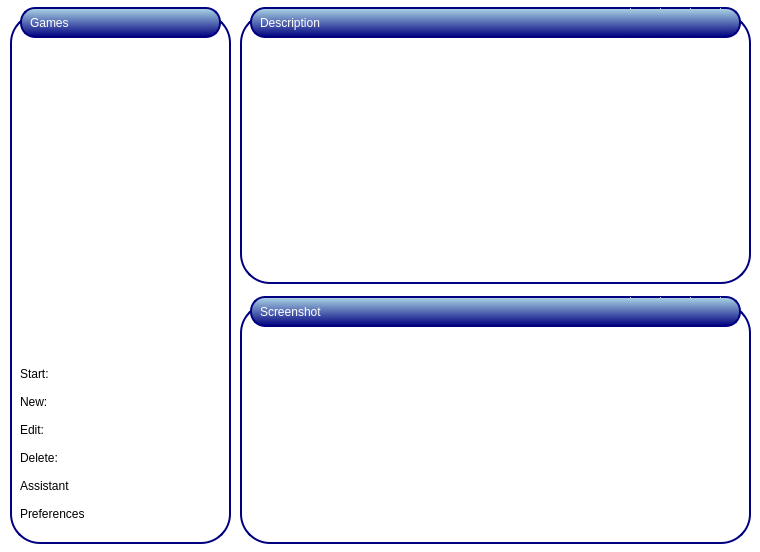
<?xml version="1.0" encoding="UTF-8"?>
<ui version="4.0">
 <class>UiDBoxFE</class>
 <widget class="QWidget" name="UiDBoxFE">
  <property name="geometry">
   <rect>
    <x>0</x>
    <y>0</y>
    <width>760</width>
    <height>552</height>
   </rect>
  </property>
  <property name="minimumSize">
   <size>
    <width>760</width>
    <height>552</height>
   </size>
  </property>
  <property name="maximumSize">
   <size>
    <width>760</width>
    <height>552</height>
   </size>
  </property>
  <property name="windowTitle">
   <string>DBoxFE - Startscreen</string>
  </property>
  <property name="windowIcon">
   <iconset resource="../../../resource/dboxfe.qrc">
    <normaloff>:/pics/images/default.png</normaloff>:/pics/images/default.png</iconset>
  </property>
  <property name="styleSheet">
   <string notr="true">
#UiDBoxFE {
	background-color: white;
}

#textEditGameDescription {
	padding-top: 25px;
	padding-bottom: 10px;
	padding-left: 10px;
	padding-right: 10px;
	border: solid;
	border-width: 2px;
	border-style: solid;
	border-color: navy;
	border-radius: 30px;
	background-color: white;
}

#labelGameScreenshot {
	padding-top: 25px;
	padding-bottom: 10px;
	padding-left: 10px;
	padding-right: 10px;
	border: solid;
	border-width: 2px;
	border-style: solid;
	border-color: navy;
	border-radius: 30px;
	background-color: white;
}

#frameGame {
	padding-top: 1px;
	border: solid;
	border-width: 2px;
	border-style: solid;
	border-color: navy;
	border-radius: 30px;
	background-color: white;
}

#labelGameSreenshotHeader {
	background-color: qlineargradient(x1: 0, y1: 0, x2: 0, y2: 1, stop: 0 lightblue, stop: 1 navy);
	color: white;
	border-width: 2px;
	padding: 5px;
	border-style: solid;
	border-color: navy;
	border-radius: 15px;
}

#labelGameDescriptionHeader {
	background-color: qlineargradient(x1: 0, y1: 0, x2: 0, y2: 1, stop: 0 lightblue, stop: 1 navy);
	color: white;
	border-width: 2px;
	padding: 5px;
	border-style: solid;
	border-color: navy;
	border-radius: 15px;
}

#labelGameHeader {
	background-color: qlineargradient(x1: 0, y1: 0, x2: 0, y2: 1, stop: 0 lightblue, stop: 1 navy);
	color: white;
	border-width: 2px;
	padding: 5px;
	border-style: solid;
	border-color: navy;
	border-radius: 15px;
}

#btnOpenDescriptionText {
	background-color: qlineargradient(x1: 0, y1: 0, x2: 0, y2: 1, stop: 0 lightblue, stop: 1 navy);
	border-width: 2px;
	padding: 2px;
	border-style: solid;
	border-color: navy;
	border-left: none;
	border-right: none;
	border-radius: 1px;
}

#btnApplyDescriptionText {
	background-color: qlineargradient(x1: 0, y1: 0, x2: 0, y2: 1, stop: 0 lightblue, stop: 1 navy);
	border-width: 2px;
	padding: 2px;
	border-style: solid;
	border-color: navy;
	border-left: none;
	border-right: none;
	border-radius: 1px;
}

#btnClearDescriptionText {
	background-color: qlineargradient(x1: 0, y1: 0, x2: 0, y2: 1, stop: 0 lightblue, stop: 1 navy);
	border-width: 2px;
	padding: 2px;
	border-style: solid;
	border-color: navy;
	border-left: none;
	border-right: none;
	border-radius: 1px;
}

#btnOpenScreenCapture {
	background-color: qlineargradient(x1: 0, y1: 0, x2: 0, y2: 1, stop: 0 lightblue, stop: 1 navy);
	border-width: 2px;
	padding: 2px;
	border-style: solid;
	border-color: navy;
	border-left: none;
	border-right: none;
	border-radius: 1px;
}

#btnApplyScreenCapture {
	background-color: qlineargradient(x1: 0, y1: 0, x2: 0, y2: 1, stop: 0 lightblue, stop: 1 navy);
	color: white;
	border-width: 2px;
	padding: 2px;
	border-style: solid;
	border-color: navy;
	border-left: none;
	border-right: none;
	border-radius: 1px;
}

#btnClearScreenCapture {
	background-color: qlineargradient(x1: 0, y1: 0, x2: 0, y2: 1, stop: 0 lightblue, stop: 1 navy);
	color: white;
	border-width: 2px;
	padding: 2px;
	border-style: solid;
	border-color: navy;
	border-left: none;
	border-right: none;
	border-radius: 1px;
}

#listWidgetGames {
	selection-background-color: qlineargradient(x1: 0, y1: 0, x2: 0, y2: 1, stop: 0 lightblue, stop: 1 navy);
	border: none;
	background-color: white;
}</string>
  </property>
  <widget class="QLabel" name="labelGameScreenshot">
   <property name="enabled">
    <bool>true</bool>
   </property>
   <property name="geometry">
    <rect>
     <x>240</x>
     <y>303</y>
     <width>511</width>
     <height>241</height>
    </rect>
   </property>
   <property name="contextMenuPolicy">
    <enum>Qt::CustomContextMenu</enum>
   </property>
   <property name="styleSheet">
    <string notr="true"/>
   </property>
   <property name="text">
    <string/>
   </property>
   <property name="scaledContents">
    <bool>true</bool>
   </property>
  </widget>
  <widget class="QLabel" name="labelGameSreenshotHeader">
   <property name="geometry">
    <rect>
     <x>250</x>
     <y>296</y>
     <width>491</width>
     <height>31</height>
    </rect>
   </property>
   <property name="minimumSize">
    <size>
     <width>0</width>
     <height>31</height>
    </size>
   </property>
   <property name="maximumSize">
    <size>
     <width>16777215</width>
     <height>31</height>
    </size>
   </property>
   <property name="styleSheet">
    <string notr="true"/>
   </property>
   <property name="frameShape">
    <enum>QFrame::StyledPanel</enum>
   </property>
   <property name="text">
    <string>Screenshot</string>
   </property>
  </widget>
  <widget class="QTextEdit" name="textEditGameDescription">
   <property name="enabled">
    <bool>true</bool>
   </property>
   <property name="geometry">
    <rect>
     <x>240</x>
     <y>13</y>
     <width>511</width>
     <height>271</height>
    </rect>
   </property>
   <property name="cursor" stdset="0">
    <cursorShape>IBeamCursor</cursorShape>
   </property>
   <property name="contextMenuPolicy">
    <enum>Qt::CustomContextMenu</enum>
   </property>
   <property name="styleSheet">
    <string notr="true"/>
   </property>
   <property name="html">
    <string>&lt;!DOCTYPE HTML PUBLIC &quot;-//W3C//DTD HTML 4.0//EN&quot; &quot;http://www.w3.org/TR/REC-html40/strict.dtd&quot;&gt;
&lt;html&gt;&lt;head&gt;&lt;meta name=&quot;qrichtext&quot; content=&quot;1&quot; /&gt;&lt;style type=&quot;text/css&quot;&gt;
p, li { white-space: pre-wrap; }
&lt;/style&gt;&lt;/head&gt;&lt;body style=&quot; font-family:'MS Shell Dlg 2'; font-size:8.25pt; font-weight:400; font-style:normal;&quot;&gt;
&lt;p style=&quot;-qt-paragraph-type:empty; margin-top:0px; margin-bottom:0px; margin-left:0px; margin-right:0px; -qt-block-indent:0; text-indent:0px; font-size:8pt;&quot;&gt;&lt;/p&gt;&lt;/body&gt;&lt;/html&gt;</string>
   </property>
  </widget>
  <widget class="QLabel" name="labelGameDescriptionHeader">
   <property name="geometry">
    <rect>
     <x>250</x>
     <y>7</y>
     <width>491</width>
     <height>31</height>
    </rect>
   </property>
   <property name="styleSheet">
    <string notr="true"/>
   </property>
   <property name="frameShape">
    <enum>QFrame::StyledPanel</enum>
   </property>
   <property name="text">
    <string>Description</string>
   </property>
  </widget>
  <widget class="QToolButton" name="btnOpenDescriptionText">
   <property name="geometry">
    <rect>
     <x>630</x>
     <y>7</y>
     <width>31</width>
     <height>31</height>
    </rect>
   </property>
   <property name="styleSheet">
    <string notr="true"/>
   </property>
   <property name="icon">
    <iconset resource="../../../resource/dboxfe.qrc">
     <normaloff>:/pics/images/folder-open_16.png</normaloff>:/pics/images/folder-open_16.png</iconset>
   </property>
  </widget>
  <widget class="QToolButton" name="btnApplyDescriptionText">
   <property name="geometry">
    <rect>
     <x>660</x>
     <y>7</y>
     <width>31</width>
     <height>31</height>
    </rect>
   </property>
   <property name="styleSheet">
    <string notr="true"/>
   </property>
   <property name="icon">
    <iconset resource="../../../resource/dboxfe.qrc">
     <normaloff>:/pics/images/apply_16.png</normaloff>:/pics/images/apply_16.png</iconset>
   </property>
  </widget>
  <widget class="QToolButton" name="btnClearDescriptionText">
   <property name="geometry">
    <rect>
     <x>690</x>
     <y>7</y>
     <width>31</width>
     <height>31</height>
    </rect>
   </property>
   <property name="styleSheet">
    <string notr="true"/>
   </property>
   <property name="icon">
    <iconset resource="../../../resource/dboxfe.qrc">
     <normaloff>:/pics/images/cancel_16.png</normaloff>:/pics/images/cancel_16.png</iconset>
   </property>
  </widget>
  <widget class="QLabel" name="frameGame">
   <property name="geometry">
    <rect>
     <x>10</x>
     <y>13</y>
     <width>221</width>
     <height>531</height>
    </rect>
   </property>
   <property name="styleSheet">
    <string notr="true"/>
   </property>
   <property name="text">
    <string/>
   </property>
  </widget>
  <widget class="QWidget" name="layoutWidget">
   <property name="geometry">
    <rect>
     <x>20</x>
     <y>44</y>
     <width>201</width>
     <height>481</height>
    </rect>
   </property>
   <layout class="QGridLayout" name="glGames">
    <item row="0" column="0">
     <widget class="QListWidget" name="listWidgetGames">
      <property name="contextMenuPolicy">
       <enum>Qt::CustomContextMenu</enum>
      </property>
      <property name="styleSheet">
       <string notr="true"/>
      </property>
     </widget>
    </item>
    <item row="1" column="0">
     <layout class="QGridLayout" name="glButtonGroup">
      <item row="0" column="0">
       <layout class="QHBoxLayout" name="hlStartGame">
        <item>
         <widget class="QLabel" name="labelStartGame">
          <property name="minimumSize">
           <size>
            <width>110</width>
            <height>0</height>
           </size>
          </property>
          <property name="maximumSize">
           <size>
            <width>110</width>
            <height>16777215</height>
           </size>
          </property>
          <property name="styleSheet">
           <string notr="true">border: none;</string>
          </property>
          <property name="text">
           <string>Start:</string>
          </property>
         </widget>
        </item>
        <item>
         <widget class="QPushButton" name="btnStartGame">
          <property name="minimumSize">
           <size>
            <width>0</width>
            <height>22</height>
           </size>
          </property>
          <property name="maximumSize">
           <size>
            <width>16777215</width>
            <height>22</height>
           </size>
          </property>
          <property name="styleSheet">
           <string notr="true">border-style: none;</string>
          </property>
          <property name="text">
           <string/>
          </property>
          <property name="icon">
           <iconset resource="../../../resource/dboxfe.qrc">
            <normaloff>:/pics/images/applications_16.png</normaloff>:/pics/images/applications_16.png</iconset>
          </property>
         </widget>
        </item>
       </layout>
      </item>
      <item row="1" column="0">
       <layout class="QHBoxLayout" name="hlNewProfile">
        <item>
         <widget class="QLabel" name="labelNewProfile">
          <property name="minimumSize">
           <size>
            <width>110</width>
            <height>0</height>
           </size>
          </property>
          <property name="maximumSize">
           <size>
            <width>110</width>
            <height>16777215</height>
           </size>
          </property>
          <property name="styleSheet">
           <string notr="true">border: none;</string>
          </property>
          <property name="text">
           <string>New:</string>
          </property>
         </widget>
        </item>
        <item>
         <widget class="QPushButton" name="btnNewProfile">
          <property name="minimumSize">
           <size>
            <width>0</width>
            <height>22</height>
           </size>
          </property>
          <property name="maximumSize">
           <size>
            <width>16777215</width>
            <height>22</height>
           </size>
          </property>
          <property name="styleSheet">
           <string notr="true">border-style: none;</string>
          </property>
          <property name="text">
           <string/>
          </property>
          <property name="icon">
           <iconset resource="../../../resource/dboxfe.qrc">
            <normaloff>:/pics/images/documents_16.png</normaloff>:/pics/images/documents_16.png</iconset>
          </property>
         </widget>
        </item>
       </layout>
      </item>
      <item row="2" column="0">
       <layout class="QHBoxLayout" name="hlEditProfile">
        <item>
         <widget class="QLabel" name="labelEditProfile">
          <property name="minimumSize">
           <size>
            <width>110</width>
            <height>0</height>
           </size>
          </property>
          <property name="maximumSize">
           <size>
            <width>110</width>
            <height>16777215</height>
           </size>
          </property>
          <property name="styleSheet">
           <string notr="true">border: none;</string>
          </property>
          <property name="text">
           <string>Edit:</string>
          </property>
         </widget>
        </item>
        <item>
         <widget class="QPushButton" name="btnEditProfile">
          <property name="minimumSize">
           <size>
            <width>0</width>
            <height>22</height>
           </size>
          </property>
          <property name="maximumSize">
           <size>
            <width>16777215</width>
            <height>22</height>
           </size>
          </property>
          <property name="styleSheet">
           <string notr="true">border-style: none;</string>
          </property>
          <property name="text">
           <string/>
          </property>
          <property name="icon">
           <iconset resource="../../../resource/dboxfe.qrc">
            <normaloff>:/pics/images/copy_16.png</normaloff>:/pics/images/copy_16.png</iconset>
          </property>
         </widget>
        </item>
       </layout>
      </item>
      <item row="3" column="0">
       <layout class="QHBoxLayout" name="hlDeleteProfile">
        <item>
         <widget class="QLabel" name="labelDeleteProfile">
          <property name="minimumSize">
           <size>
            <width>110</width>
            <height>0</height>
           </size>
          </property>
          <property name="maximumSize">
           <size>
            <width>110</width>
            <height>16777215</height>
           </size>
          </property>
          <property name="styleSheet">
           <string notr="true">border: none;</string>
          </property>
          <property name="text">
           <string>Delete:</string>
          </property>
         </widget>
        </item>
        <item>
         <widget class="QPushButton" name="btnDeleteProfile">
          <property name="minimumSize">
           <size>
            <width>0</width>
            <height>22</height>
           </size>
          </property>
          <property name="maximumSize">
           <size>
            <width>16777215</width>
            <height>22</height>
           </size>
          </property>
          <property name="styleSheet">
           <string notr="true">border-style: none;</string>
          </property>
          <property name="text">
           <string/>
          </property>
          <property name="icon">
           <iconset resource="../../../resource/dboxfe.qrc">
            <normaloff>:/pics/images/trash_16.png</normaloff>:/pics/images/trash_16.png</iconset>
          </property>
         </widget>
        </item>
       </layout>
      </item>
      <item row="4" column="0">
       <layout class="QHBoxLayout" name="hlAssistant">
        <item>
         <widget class="QLabel" name="labelAssistant">
          <property name="minimumSize">
           <size>
            <width>110</width>
            <height>0</height>
           </size>
          </property>
          <property name="maximumSize">
           <size>
            <width>110</width>
            <height>16777215</height>
           </size>
          </property>
          <property name="styleSheet">
           <string notr="true">border: none;</string>
          </property>
          <property name="text">
           <string>Assistant</string>
          </property>
         </widget>
        </item>
        <item>
         <widget class="QPushButton" name="btnAssistant">
          <property name="minimumSize">
           <size>
            <width>0</width>
            <height>22</height>
           </size>
          </property>
          <property name="maximumSize">
           <size>
            <width>16777215</width>
            <height>22</height>
           </size>
          </property>
          <property name="styleSheet">
           <string notr="true">border-style: none;</string>
          </property>
          <property name="text">
           <string/>
          </property>
          <property name="icon">
           <iconset resource="../../../resource/dboxfe.qrc">
            <normaloff>:/pics/images/computer_16.png</normaloff>:/pics/images/computer_16.png</iconset>
          </property>
         </widget>
        </item>
       </layout>
      </item>
      <item row="5" column="0">
       <layout class="QHBoxLayout" name="hlPreference">
        <item>
         <widget class="QLabel" name="labelPreferences">
          <property name="minimumSize">
           <size>
            <width>110</width>
            <height>0</height>
           </size>
          </property>
          <property name="maximumSize">
           <size>
            <width>110</width>
            <height>16777215</height>
           </size>
          </property>
          <property name="styleSheet">
           <string notr="true">border: none;</string>
          </property>
          <property name="text">
           <string>Preferences</string>
          </property>
         </widget>
        </item>
        <item>
         <widget class="QPushButton" name="btnPreferences">
          <property name="minimumSize">
           <size>
            <width>0</width>
            <height>22</height>
           </size>
          </property>
          <property name="maximumSize">
           <size>
            <width>16777215</width>
            <height>22</height>
           </size>
          </property>
          <property name="styleSheet">
           <string notr="true">border-style: none;</string>
          </property>
          <property name="text">
           <string/>
          </property>
          <property name="icon">
           <iconset resource="../../../resource/dboxfe.qrc">
            <normaloff>:/pics/images/preferences.png</normaloff>:/pics/images/preferences.png</iconset>
          </property>
         </widget>
        </item>
       </layout>
      </item>
     </layout>
    </item>
   </layout>
  </widget>
  <widget class="QLabel" name="labelGameHeader">
   <property name="geometry">
    <rect>
     <x>20</x>
     <y>7</y>
     <width>201</width>
     <height>31</height>
    </rect>
   </property>
   <property name="styleSheet">
    <string notr="true"/>
   </property>
   <property name="text">
    <string>Games</string>
   </property>
  </widget>
  <widget class="QToolButton" name="btnApplyScreenCapture">
   <property name="geometry">
    <rect>
     <x>660</x>
     <y>296</y>
     <width>31</width>
     <height>31</height>
    </rect>
   </property>
   <property name="styleSheet">
    <string notr="true"/>
   </property>
   <property name="icon">
    <iconset resource="../../../resource/dboxfe.qrc">
     <normaloff>:/pics/images/apply_16.png</normaloff>:/pics/images/apply_16.png</iconset>
   </property>
  </widget>
  <widget class="QToolButton" name="btnClearScreenCapture">
   <property name="geometry">
    <rect>
     <x>690</x>
     <y>296</y>
     <width>31</width>
     <height>31</height>
    </rect>
   </property>
   <property name="styleSheet">
    <string notr="true"/>
   </property>
   <property name="icon">
    <iconset resource="../../../resource/dboxfe.qrc">
     <normaloff>:/pics/images/cancel_16.png</normaloff>:/pics/images/cancel_16.png</iconset>
   </property>
  </widget>
  <widget class="QToolButton" name="btnOpenScreenCapture">
   <property name="geometry">
    <rect>
     <x>630</x>
     <y>296</y>
     <width>31</width>
     <height>31</height>
    </rect>
   </property>
   <property name="statusTip">
    <string>Open screen capture</string>
   </property>
   <property name="styleSheet">
    <string notr="true"/>
   </property>
   <property name="icon">
    <iconset resource="../../../resource/dboxfe.qrc">
     <normaloff>:/pics/images/folder-open_16.png</normaloff>:/pics/images/folder-open_16.png</iconset>
   </property>
  </widget>
 </widget>
 <resources>
  <include location="../../../resource/dboxfe.qrc"/>
 </resources>
 <connections/>
</ui>
